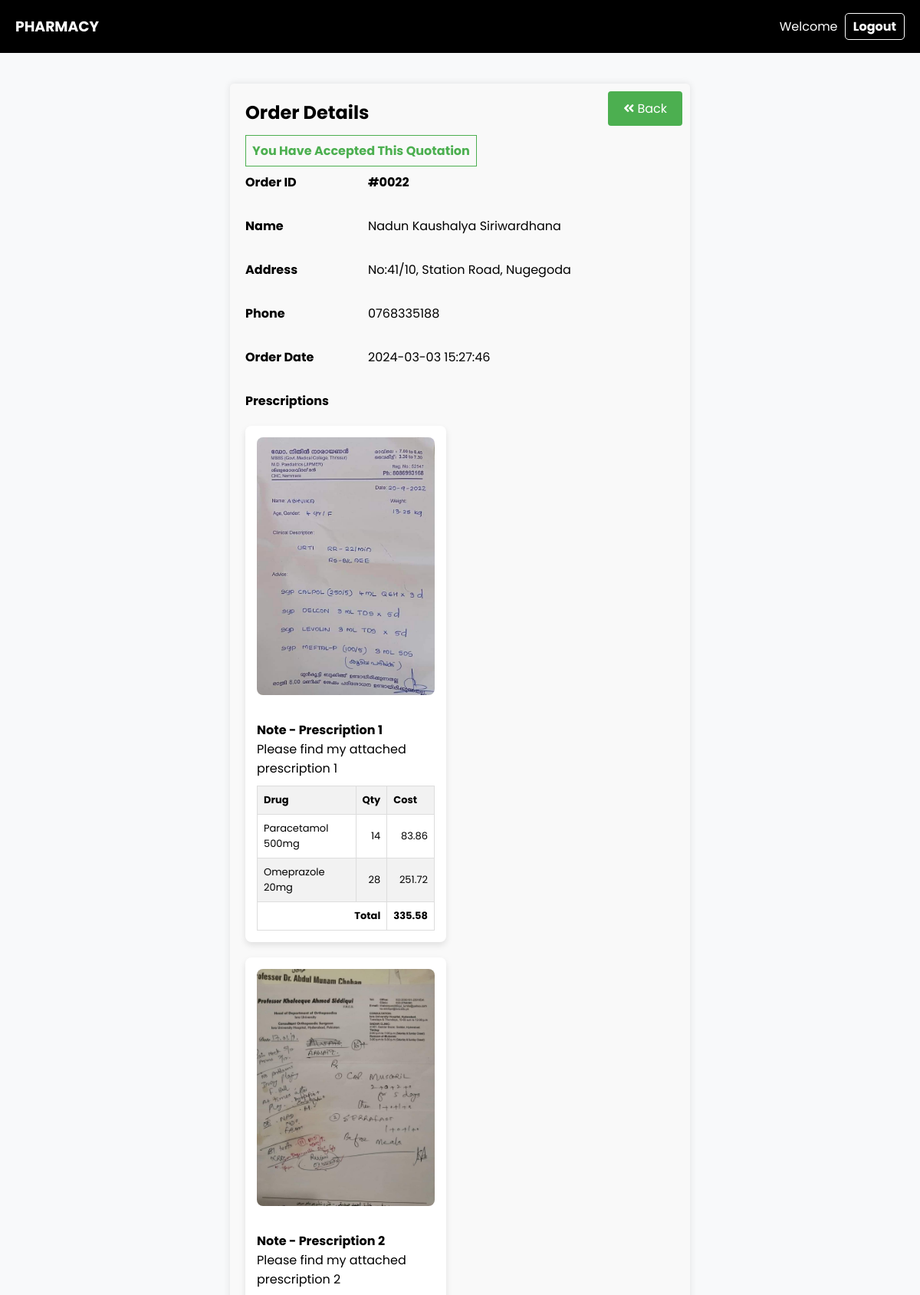
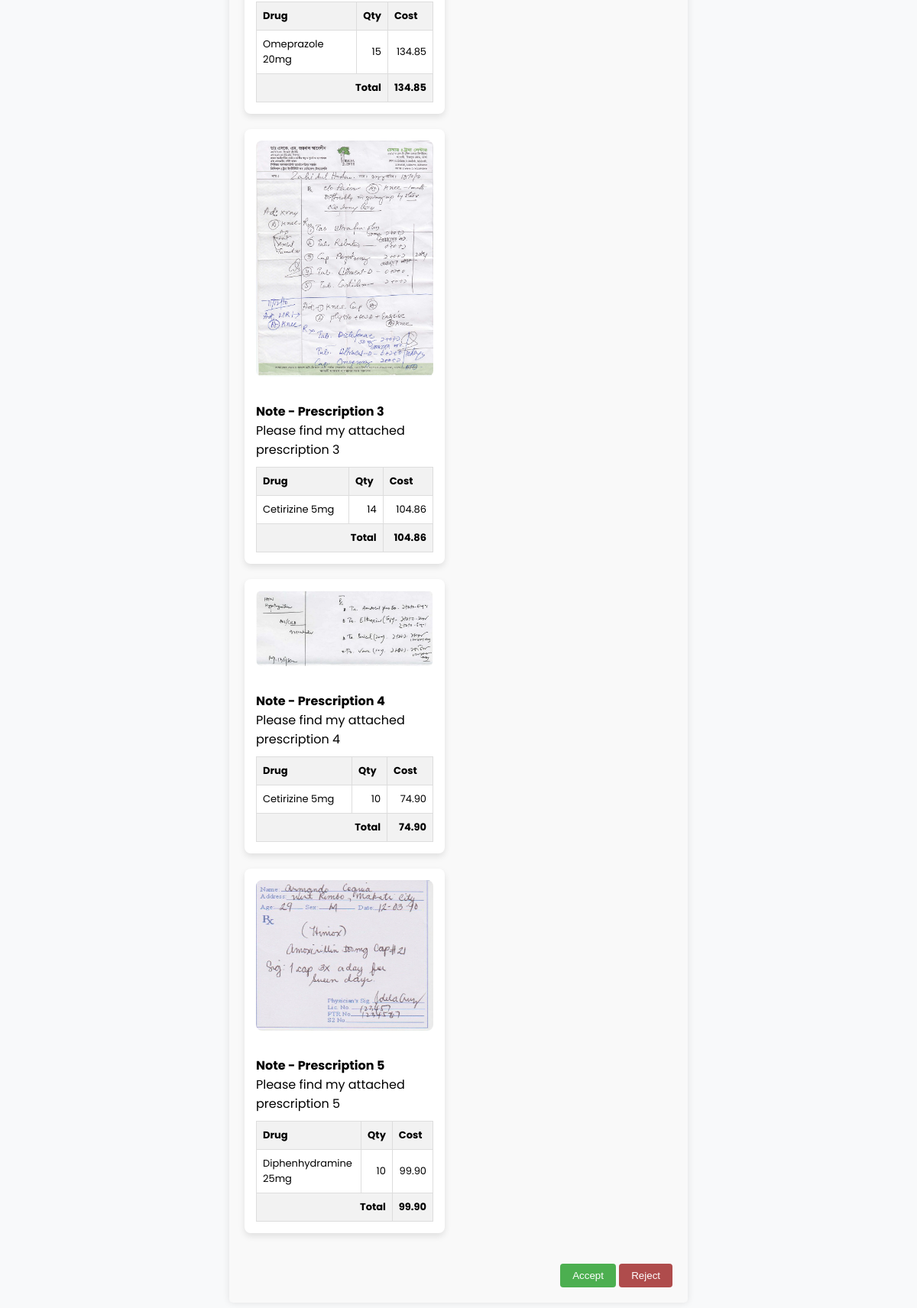
The app's page /customer/order_details.php?id=22 (upper part) with its own data (2 pictures, top to bottom).
### tables this page shows
CREATE TABLE `orders` (
  `order_id` int(11) NOT NULL,
  `fullname` varchar(255) DEFAULT NULL,
  `address` varchar(255) DEFAULT NULL,
  `phone` varchar(20) DEFAULT NULL,
  `order_by` varchar(255) DEFAULT NULL,
  `order_date` timestamp NOT NULL DEFAULT current_timestamp(),
  `status` varchar(10) DEFAULT NULL,
  `img1` varchar(255) DEFAULT NULL,
  `img2` varchar(255) DEFAULT NULL,
  `img3` varchar(255) DEFAULT NULL,
  `img4` varchar(255) DEFAULT NULL,
  `img5` varchar(255) DEFAULT NULL,
  `note1` varchar(255) DEFAULT NULL,
  `note2` varchar(255) DEFAULT NULL,
  `note3` varchar(255) DEFAULT NULL,
  `note4` varchar(255) DEFAULT NULL,
  `note5` varchar(255) DEFAULT NULL,
  `pres_number` int(11) NOT NULL,
  `email_status` tinyint(1) NOT NULL
);

CREATE TABLE `order_detail` (
  `id` int(11) NOT NULL,
  `order_id` int(11) NOT NULL,
  `prescription` int(11) NOT NULL,
  `drug` int(50) NOT NULL,
  `quantity` int(100) NOT NULL,
  `cost` decimal(10,2) NOT NULL,
  `added_by` varchar(50) NOT NULL,
  `added_date` datetime DEFAULT NULL
);

CREATE TABLE `drugs` (
  `drug_id` int(11) NOT NULL,
  `drug_name` varchar(255) NOT NULL,
  `price` decimal(10,2) NOT NULL
);

### customer/order_details.php (the view, shortened to what this page needs)
<?php
    require '../config/dbconfig.php';
?>
<!DOCTYPE html>
<html lang="en">
<head>
    <link rel="stylesheet" href="style.css">
    <link href="https://cdnjs.cloudflare.com/ajax/libs/font-awesome/5.15.4/css/all.min.css" rel="stylesheet">
</head>
<body>
<?php
    require 'header.php';
?>
    <div class="container-order-details">
        <?php
        $orderID = $_GET['id'];
        $sql = "SELECT `order_id`, `fullname`, `address`, `phone`, `order_date`, `status`, `img1`, `img2`, `img3`, `img4`, `img5`, `note1`, `note2`, `note3`, `note4`, `note5` FROM `orders` WHERE order_id = $orderID";
        $result = $conn->query($sql);
        if ($result->num_rows > 0) {
            $row = $result->fetch_assoc();
            $orderID = str_pad($row["order_id"], 4, '0', STR_PAD_LEFT);
            $status = $row['status'];
            ?>
            <div class="order-details">
                <div class="backbtn"><a href="profile.php"><i class="fas fa-angle-double-left"></i> Back</a></div>
                <h2 style="margin-top: 0px;">Order Details</h2>
                <?php
                    if ($status=='accepted') {
                        $disable = 'disabled style="display:none"';
                        echo '<span style="font-weight: bold; color: #4CAF50; padding: 8px; border: 1px solid #4CAF50;">You Have Accepted This Quotation</span>';
                    } else if ($status=='pending') {
                        $disable = '';
                        echo $statusLable = '';
                    } if ($status=='rejected') {
                        $disable = 'disabled style="display:none"';
                        echo '<span style="font-weight: bold; color: red; padding: 8px; border: 1px solid red;">You have Rejected This Quotation</span>';
                    } else {
                        $disable = '';
                    }
                ?>
                <div class="order-info">
                    <p><strong>Order ID</strong></p>
                    <p><b><?php echo '#' . str_pad($row['order_id'], 4, '0', STR_PAD_LEFT); ?></b></p>
                </div>
                <div class="order-info">
                    <p><strong>Name</strong></p>
                    <p><?php echo $row['fullname']; ?></p>
                </div>
                <div class="order-info">
                    <p><strong>Address</strong></p>
                    <p><?php echo $row['address']; ?></p>
                </div>
                <div class="order-info">
                    <p><strong>Phone</strong></p>
                    <p><?php echo $row['phone']; ?></p>
                </div>
                <div class="order-info">
                    <p><strong>Order Date</strong></p>
                    <p><?php echo $row['order_date']; ?></p>
                </div>
                <p><strong>Prescriptions</strong></p>
                <div class="prescriptions">
    <?php for ($i = 1; $i <= 5; $i++) {
        $imgColumnName = 'img'.$i;
        $noteColumnName = 'note'.$i;
        if (!empty($row[$imgColumnName]) && !empty($row[$noteColumnName])) { ?>
            <div class="prescription">
                <img src="upload/<?php echo $row[$imgColumnName]; ?>" alt="Prescription Image">
                <p><strong>Note - Prescription <?php echo $i; ?></strong> <br><?php echo $row[$noteColumnName]; ?></p>
                <div class="">
                    <table class="custom-table">
                        <thead>
                            <tr>
                                <th>Drug</th>
                                <th>Qty</th>
                                <th>Cost</th>
                            </tr>
                        </thead>
                        <tbody>
                            <?php
                            $sqlPres = "SELECT order_detail.order_id, drugs.drug_name, order_detail.drug, order_detail.quantity, order_detail.cost
                                    FROM order_detail
                                    INNER JOIN drugs ON drugs.drug_id = order_detail.drug
                                    INNER JOIN orders ON orders.order_id = order_detail.order_id
                                    WHERE order_detail.order_id = $orderID AND prescription = $i";
                            $result = $conn->query($sqlPres);
                            if ($result) {
                                if ($result->num_rows > 0) {
                                    $total = 0;
                                    while($rowPres = $result->fetch_assoc()) {
                                        $stubtotal = $rowPres['quantity'] * $rowPres['cost'];
                                        $total += $stubtotal;
                                        $stubtotal = number_format($stubtotal, 2);
                                        echo "<tr>";
                                        echo "<td>{$rowPres['drug_name']}</td>";
                                        echo "<td style='text-align:right;'>{$rowPres['quantity']}</td>";
                                        echo "<td style='text-align:right;'>{$stubtotal}</td>";
                                        echo "</tr>";
                                    }
                                    $total = number_format($total, 2);
                                    echo "<tr>";
                                    echo "<td colspan='2' style='text-align:right; font-weight:bold;'>Total</td>";
                                    echo "<td style='text-align:right; font-weight:bold;'>{$total}</td>";
                                    echo "</tr>";
                                } else {
                                    echo "<tr><td colspan='3'>No data found</td></tr>";
                                }
                            } else {
                                echo "Error: " . $conn->error;
                            }
                            ?>
                        </tbody>
                    </table>
                </div>
            </div>
    <?php
        }
    } ?>
</div>
                <div class="buttons" style="text-align:right;">
                    <form action="cus_config/update_status.php" method="post">
                        <button class="button-accept" <?php echo $disable;?> type="submit" name="status" value="accepted">Accept</button>
                        <button class="button-reject" <?php echo $disable;?> type="submit" name="status" value="rejected">Reject</button>
                    </form>
                </div>
            </div>
        <?php } ?>
    </div>
</body>
</html>

### customer/header.php (shortened to what this page needs)
<header class="header">
    <div class="logo">
        <h3>PHARMACY</h3>
    </div>
    <div class="logout">
        <span style="color:white; margin-right:5px;">Welcome <b><?php echo $_SESSION['name']?></b></span>
        <a href="../config/logout.php">Logout</a>
    </div>
</header>

### customer/style.css (style rules this page uses)
body { font-family: 'Poppins', sans-serif; background-color: #f8f9fa; margin: 0; padding: 0; background-image: url('../img/pharmacy.png'); background-size: cover; background-repeat: no-repeat; display: grid; grid-template-rows: auto 1fr auto; min-height: 100vh; margin: 0; }
.header { display: flex; align-items: center; padding: 20px; background-color: #000; }
.logo { width: 30%; }
.logo h3 { color: #fff; margin: 0; }
.logout { width: 30%; margin-right: 0px; padding-right: 0px; text-align: right; }
.logout a { text-decoration: none; color: #fff; font-weight: bold; border: 1px solid #fff; padding: 5px 10px; border-radius: 5px; }
.container-order-details { padding: 20px; width: 50%; margin: 20px auto; }
.order-details { background-color: #f9f9f9; padding: 20px; border-radius: 5px; box-shadow: 0 0 10px rgba(0, 0, 0, 0.1); }
.order-details h2 { margin-bottom: 20px; }
.order-info { display: flex; margin-bottom: 0px; margin-top: 0px; }
.order-info p:first-child { flex: 0 0 150px; margin-right: 10px; }
.order-info p:last-child { flex: 1; }
.prescriptions { display: flex; flex-wrap: wrap; margin: 20px auto; }
.prescription { width: calc(45% - 20px); margin-bottom: 20px; padding: 15px; background-color: #fff; border-radius: 8px; box-shadow: 0 4px 8px rgba(0, 0, 0, 0.1); margin-right: 20px; }
.prescription img { width: 100%; height: auto; border-radius: 8px; margin-bottom: 10px; }
.prescription p { margin-bottom: 10px; }
.button-accept { padding: 8px 16px; background-color: #4CAF50; color: #fff; border: none; border-radius: 4px; cursor: pointer; transition: background-color 0.3s; }
.button-reject { padding: 8px 16px; background-color: #af4c4c; color: #fff; border: none; border-radius: 4px; cursor: pointer; transition: background-color 0.3s; }
.order-details { position: relative; }
.backbtn { position: absolute; top: 10px; right: 10px; }
.backbtn a { display: inline-block; padding: 10px 20px; background-color: #4CAF50; color: #fff; text-decoration: none; border-radius: 4px; transition: background-color 0.3s; }
.custom-table { width: 100%; border-collapse: collapse; font-size: 13px; }
.custom-table th, .custom-table td { border: 1px solid #ddd; padding: 8px; text-align: left; }
.custom-table th { background-color: #f2f2f2; }
.custom-table tr:nth-child(even) { background-color: #f2f2f2; }

### records on screen
orders: order_id "0022", fullname "Nadun Kaushalya Siriwardhana", address "No:41/10, Station Road, Nugegoda", phone "0768335188", order_date "2024-03-03 15:27:46", img1 (picture), note1 "Please find my attached prescription 1", img2 (picture), note2 "Please find my attached prescription 2", img3 (picture), note3 "Please find my attached prescription 3", img4 (picture), note4 "Please find my attached prescription 4", img5 (picture), note5 "Please find my attached prescription 5"
order_detail: drugs.drug_name "Paracetamol 500mg", quantity "14", stubtotal "83.86"
order_detail: drugs.drug_name "Omeprazole 20mg", quantity "28", stubtotal "251.72"
order_detail: drugs.drug_name "Omeprazole 20mg", quantity "15", stubtotal "134.85"
order_detail: drugs.drug_name "Cetirizine 5mg", quantity "14", stubtotal "104.86"
order_detail: drugs.drug_name "Cetirizine 5mg", quantity "10", stubtotal "74.90"
order_detail: drugs.drug_name "Diphenhydramine 25mg", quantity "10", stubtotal "99.90"

### other values on screen
$total "335.58"
$total "134.85"
$total "104.86"
$total "74.90"
$total "99.90"
